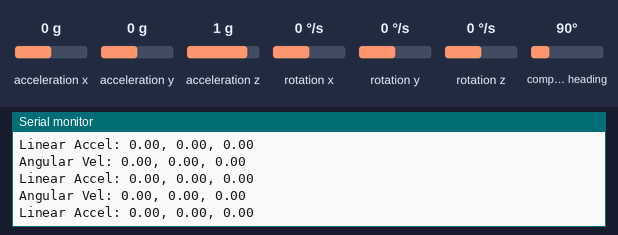
The sketch below on a simulated ESP32. On the bench: the last lines printed to the serial monitor. The test bench sets the inputs (shaded band); at power-on: rotation x 0 °/s, rotation y 0 °/s, rotation z 0 °/s, acceleration x 0 g, acceleration y 0 g, acceleration z 1 g, compass heading 90°. The ROS host is connected and sends only what is stated.

Above: at 2.2 s.
2.3 s: rotation x set to -192 °/s
At 2.59 s:
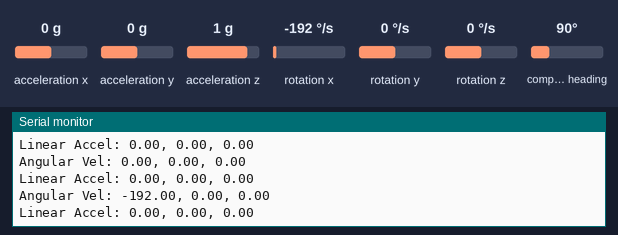
3.8 s: rotation y set to -192 °/s
At 4.01 s:
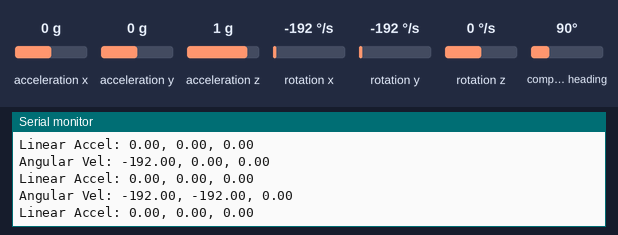
5.3 s: rotation z set to -192 °/s
At 5.64 s:
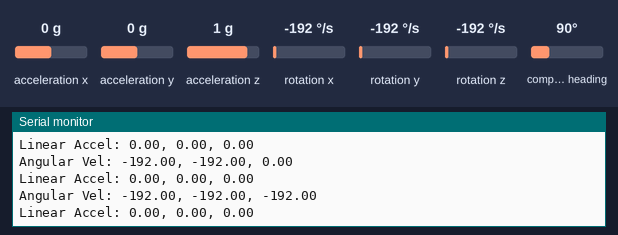

Measured:
- after the input at 2.3 s, the serial monitor: prints a new line after 0.13 s (image 1)
- after the input at 3.8 s, the serial monitor: prints a new line after 0.05 s (image 2)
- after the input at 5.3 s, the serial monitor: prints a new line after 0.18 s (image 3)

The sketch:

IMUsensor.ino
```cpp
/*
Node description:
Node for handling IMU data wired from an ESP32 to a PC.
*/

/*
--Software changes:
one line per change
(1) created 28.10.2025: developer-Rik van Velzen
*/

#include <Wire.h>
#include <Adafruit_Sensor.h>
#include <Adafruit_BNO055.h>
#include <utility/imumaths.h>
#include <micro_ros_arduino.h>
#include <rcl/rcl.h>
#include <rcl/error_handling.h>
#include <rclc/rclc.h>
#include <rclc/executor.h>
#include <sensor_msgs/msg/imu.h>

// Create BNO object
Adafruit_BNO055 bno = Adafruit_BNO055(55, 0x28);  // Use 0x28 or 0x29 depending on wiring

rcl_publisher_t publisher;
sensor_msgs__msg__Imu imu_msg;
rclc_executor_t executor;

void setup() {
  Serial.begin(115200);
  while (!Serial) delay(10);

  // Initialize BNO055
  if (!bno.begin()) {
    Serial.println("Failed to find BNO055 chip!");
    while (1);
  }
  delay(1000);
  bno.setExtCrystalUse(true);
  Serial.println("BNO055 initialized");

  // Initialize micro-ROS
  set_microros_transports();

  rcl_allocator_t allocator = rcl_get_default_allocator();
  rclc_support_t support;
  rclc_support_init(&support, 0, NULL, &allocator);

  // Create node
  rcl_node_t node;
  rclc_node_init_default(&node, "esp32_imu_node", "", &support);

  // Create publisher
  rclc_publisher_init_default(
    &publisher,
    &node,
    ROSIDL_GET_MSG_TYPE_SUPPORT(sensor_msgs, msg, Imu),
    "imu_data_esp"
  );

  // Init executor
  rclc_executor_init(&executor, &support.context, 1, &allocator);

  // Indicate no orientation data available
}

void loop() {
  sensors_event_t angVelocityData, linearAccelData;

  // Get angular velocity (rotational acceleration)
  bno.getEvent(&angVelocityData, Adafruit_BNO055::VECTOR_GYROSCOPE);

  // Get linear acceleration
  bno.getEvent(&linearAccelData, Adafruit_BNO055::VECTOR_LINEARACCEL);

  // Fill IMU message header
  imu_msg.header.stamp.sec = (int32_t)(millis() / 1000);
  imu_msg.header.stamp.nanosec = (uint32_t)((millis() % 1000) * 1000000);
  imu_msg.header.frame_id.data = (char *)"imu_link";
  imu_msg.header.frame_id.size = strlen(imu_msg.header.frame_id.data);
  imu_msg.header.frame_id.capacity = imu_msg.header.frame_id.size + 1;

  // Fill angular velocity
  imu_msg.angular_velocity.x = angVelocityData.gyro.x;
  imu_msg.angular_velocity.y = angVelocityData.gyro.y;
  imu_msg.angular_velocity.z = angVelocityData.gyro.z;

  // Fill linear acceleration
  imu_msg.linear_acceleration.x = linearAccelData.acceleration.x;
  imu_msg.linear_acceleration.y = linearAccelData.acceleration.y;
  imu_msg.linear_acceleration.z = linearAccelData.acceleration.z;

  // Publish message
  rcl_publish(&publisher, &imu_msg, NULL);

  // Debug output
  Serial.print("Angular Vel: ");
  Serial.print(imu_msg.angular_velocity.x); Serial.print(", ");
  Serial.print(imu_msg.angular_velocity.y); Serial.print(", ");
  Serial.println(imu_msg.angular_velocity.z);

  Serial.print("Linear Accel: ");
  Serial.print(imu_msg.linear_acceleration.x); Serial.print(", ");
  Serial.print(imu_msg.linear_acceleration.y); Serial.print(", ");
  Serial.println(imu_msg.linear_acceleration.z);

  delay(200);
}
```
